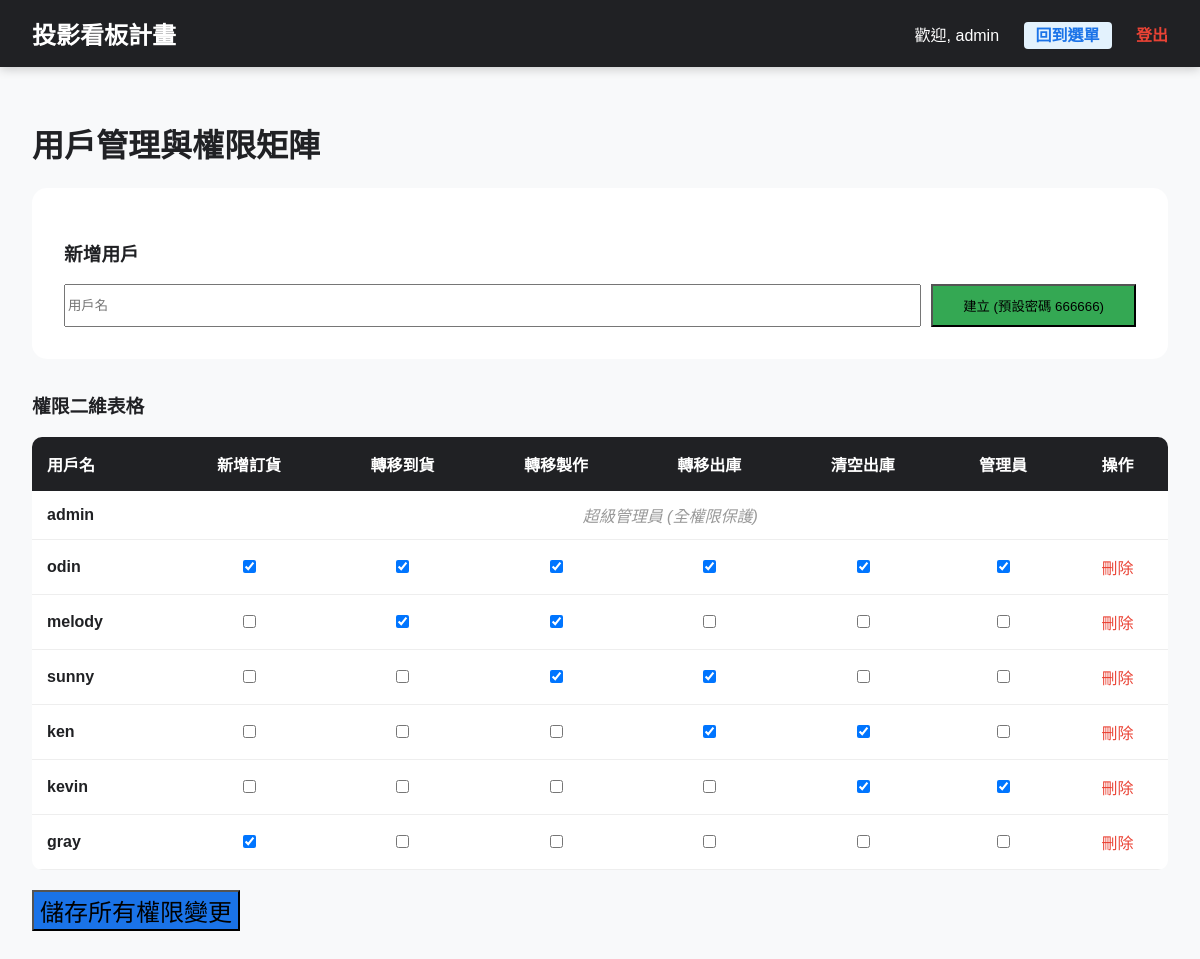
Page /users (signed in) on the earlier database version.
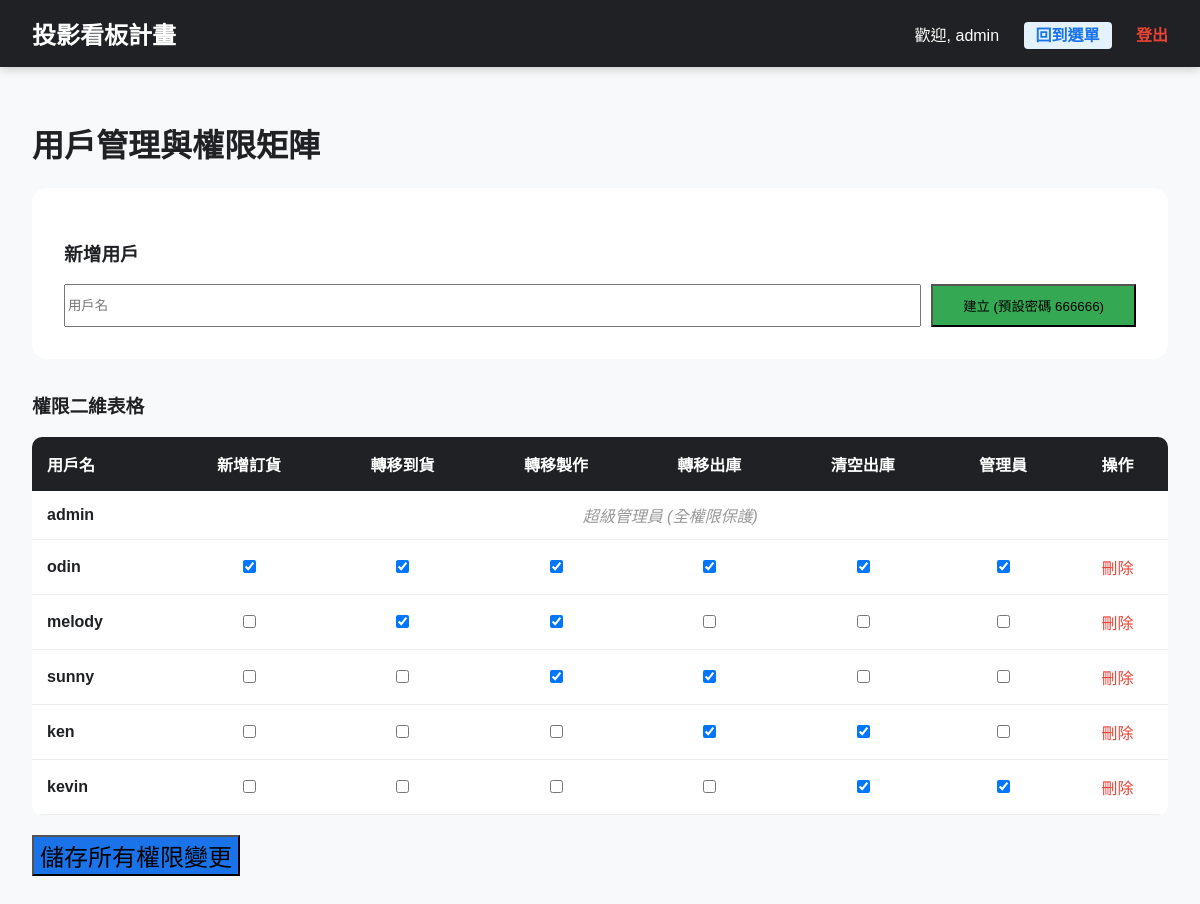
Same page on the later database version.
### models.py (models this page shows)
class User(db.Model):
    id = db.Column(db.Integer, primary_key=True)
    username = db.Column(db.String(50), unique=True, nullable=False)
    password_hash = db.Column(db.String(128), nullable=False)
    is_admin = db.Column(db.Boolean, default=False)
    permissions = db.relationship('Permission', backref='user', uselist=False, cascade="all, delete-orphan")

class Permission(db.Model):
    id = db.Column(db.Integer, primary_key=True)
    user_id = db.Column(db.Integer, db.ForeignKey('user.id'), nullable=False)
    can_add_order = db.Column(db.Boolean, default=False)        # 新增訂貨
    can_transfer_arrival = db.Column(db.Boolean, default=False)  # 轉移至到貨
    can_transfer_production = db.Column(db.Boolean, default=False) # 轉移至製作
    can_transfer_delivery = db.Column(db.Boolean, default=False)   # 轉移至出庫
    can_clear_delivery = db.Column(db.Boolean, default=False)      # 清除已出庫

### main.py (the view)
@app.route('/users')
def users_page():
    if not session.get('is_admin'):
        return "權限不足", 403
    users = User.query.all()
    return render_template('users.html', users=users)

### main.py (called while the page is built)
def get_config(key, default=None):
    config = SystemConfig.query.filter_by(key=key).first()
    return config.value if config else default

@app.context_processor
def inject_config():
    return {'site_title': get_config('site_title', '中國到貨看板系統')}

### templates/users.html (shortened to what this page needs)
{% extends "layout.html" %}
{% block content %}
<h1>用戶管理與權限矩陣</h1>
<div style="background: white; padding: 2rem; border-radius: 15px; margin-bottom: 2rem;">
    <h3>新增用戶</h3>
    <form action="/users/add" method="post" style="display: flex; gap: 10px;">
        <input type="text" name="username" placeholder="用戶名" required style="flex: 1;">
        <button type="submit" style="width: auto; background: var(--success); padding: 10px 30px;">建立 (預設密碼 666666)</button>
    </form>
</div>
<h3>權限二維表格</h3>
<form action="/users/update_permissions" method="post">
    <table style="width: 100%; border-collapse: collapse; background: white; border-radius: 10px; overflow: hidden;">
        <thead>
            <tr style="background: #202124; color: white;">
                <th style="padding: 15px; text-align: left;">用戶名</th>
                <th style="padding: 15px;">新增訂貨</th>
                <th style="padding: 15px;">轉移到貨</th>
                <th style="padding: 15px;">轉移製作</th>
                <th style="padding: 15px;">轉移出庫</th>
                <th style="padding: 15px;">清空出庫</th>
                <th style="padding: 15px;">管理員</th>
                <th style="padding: 15px;">操作</th>
            </tr>
        </thead>
        <tbody>
            {% for u in users %}
            <tr style="border-bottom: 1px solid #eee; text-align: center;">
                <td style="padding: 15px; text-align: left; font-weight: bold;">{{ u.username }}</td>
                {% if u.username != 'admin' %}
                    {% set p = u.permissions %}
                    <td style="padding: 15px;"><input type="checkbox" name="can_add_{{ u.id }}" {% if p.can_add_order %}checked{% endif %}></td>
                    <td style="padding: 15px;"><input type="checkbox" name="can_arrival_{{ u.id }}" {% if p.can_transfer_arrival %}checked{% endif %}></td>
                    <td style="padding: 15px;"><input type="checkbox" name="can_production_{{ u.id }}" {% if p.can_transfer_production %}checked{% endif %}></td>
                    <td style="padding: 15px;"><input type="checkbox" name="can_delivery_{{ u.id }}" {% if p.can_transfer_delivery %}checked{% endif %}></td>
                    <td style="padding: 15px;"><input type="checkbox" name="can_clear_{{ u.id }}" {% if p.can_clear_delivery %}checked{% endif %}></td>
                    <td style="padding: 15px;"><input type="checkbox" name="is_admin_{{ u.id }}" {% if u.is_admin %}checked{% endif %}></td>
                    <td style="padding: 15px;">
                        <a href="/users/delete/{{ u.id }}" style="color: var(--danger); text-decoration: none;" onclick="return confirm('確定刪除？')">刪除</a>
                    </td>
                {% else %}
                    <td colspan="7" style="color: #999; font-style: italic;">超級管理員 (全權限保護)</td>
                {% endif %}
            </tr>
            {% endfor %}
        </tbody>
    </table>
    <div style="position: relative; display: inline-block;">
        <button type="submit" onclick="showToast()" style="background: var(--primary); margin-top: 20px; font-size: 1.5rem; width: 100%;">儲存所有權限變更</button>
    </div>
</form>
{% endblock %}

### templates/layout.html (shortened to what this page needs)
<!DOCTYPE html>
<html lang="zh-Hant">
<head>
</head>
<body>
    <div class="nav-header">
        <div style="font-size: 1.5rem; font-weight: bold;">投影看板計畫</div>
        <div class="nav-links">
            <span>歡迎, {{ session.username }}</span>
            {% if request.endpoint not in ['admin_home', 'index'] %}
            <a href="/admin_home" style="background: #e3f2fd; color: #1a73e8; padding: 5px 12px; border-radius: 4px;">回到選單</a>
            {% endif %}
            <a href="/logout" style="color: var(--danger);">登出</a>
        </div>
    </div>
    <div class="container">
        {% block content %}{% endblock %}
    </div>
</body>
</html>

Differences in the rows shown:
removed User: username "gray", id "☑"
